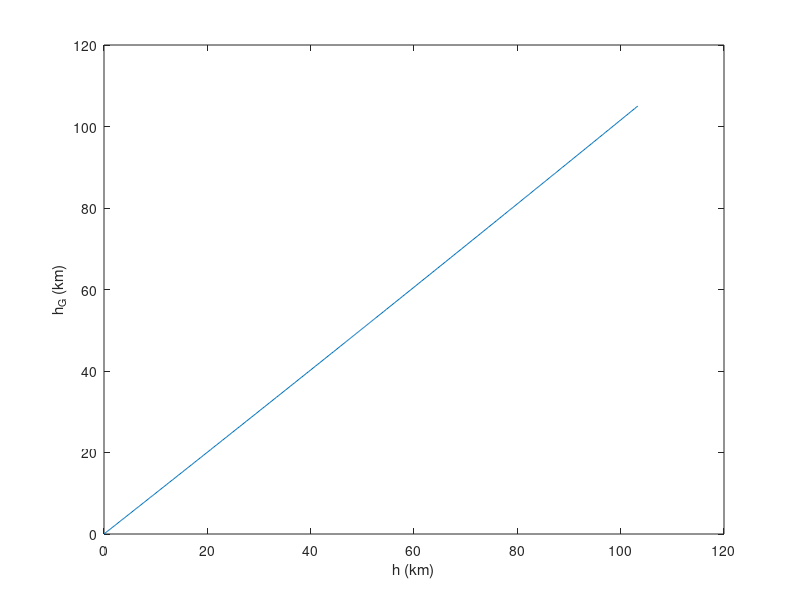

The MATLAB script that drew this image: (Note: this script raises an error after producing the figure.)
clearvars
clc
close all

g_0=9.80665;
R=287.04;
r=6.356766e6;
gamma=1.4;

h_G0_row=[0,11,25,47,53,79,90,105]*1e3;
T_0_row=[288.16,216.66,216.66,282.66,282.66,165.66,165.66];
p_0_row=[101330,22633,2488.7,120.45,58.323,1.0095,0.10444];
a_0_row=[-.0065,.003,-.0045,.004];

N_layer=50;
h_G1_col=linspace(h_G0_row(1),h_G0_row(2),N_layer).';
h_G2_col=linspace(h_G0_row(2),h_G0_row(3),N_layer).';
h_G3_col=linspace(h_G0_row(3),h_G0_row(4),N_layer).';
h_G4_col=linspace(h_G0_row(4),h_G0_row(5),N_layer).';
h_G5_col=linspace(h_G0_row(5),h_G0_row(6),N_layer).';
h_G6_col=linspace(h_G0_row(6),h_G0_row(7),N_layer).';
h_G7_col=linspace(h_G0_row(7),h_G0_row(8),N_layer).';

T1_col=T_0_row(1)+a_0_row(1).*(h_G1_col-h_G0_row(1));
T2_col=repmat(T_0_row(2),N_layer,1);
T3_col=T_0_row(3)+a_0_row(2).*(h_G3_col-h_G0_row(3));
T4_col=repmat(T_0_row(4),N_layer,1);
T5_col=T_0_row(5)+a_0_row(3).*(h_G5_col-h_G0_row(5));
T6_col=repmat(T_0_row(6),N_layer,1);
T7_col=T_0_row(7)+a_0_row(4).*(h_G7_col-h_G0_row(7));

p1_col=p_0_row(1).*(T1_col./T_0_row(1)).^(-g_0./a_0_row(1)/R);
p2_col=p_0_row(2).*exp(-g_0.*(h_G2_col-h_G0_row(2))./R./T_0_row(2));
p3_col=p_0_row(3).*(T3_col./T_0_row(3)).^(-g_0./a_0_row(2)/R);
p4_col=p_0_row(4).*exp(-g_0.*(h_G4_col-h_G0_row(4))./R./T_0_row(4));
p5_col=p_0_row(5).*(T5_col./T_0_row(5)).^(-g_0./a_0_row(3)/R);
p6_col=p_0_row(6).*exp(-g_0.*(h_G6_col-h_G0_row(6))./R./T_0_row(6));
p7_col=p_0_row(7).*(T7_col./T_0_row(7)).^(-g_0./a_0_row(4)/R);

h_G_col=[h_G1_col;h_G2_col;h_G3_col;h_G4_col;h_G5_col;h_G6_col;h_G7_col];
T_col=[T1_col;T2_col;T3_col;T4_col;T5_col;T6_col;T7_col];
p_col=[p1_col;p2_col;p3_col;p4_col;p5_col;p6_col;p7_col];

h_col=r.*h_G_col./(r+h_G_col);
rho_col=p_col./R./T_col;
a_col=sqrt(gamma.*R.*T_col);

%% plot
plot(h_col./1000,h_G_col./1000)
xlabel('h (km)')
ylabel('h_G (km)')

figure
tiledlayout(1,2)
nexttile
plot(T_col-273,h_G_col./1000)
xlabel('T (C)')
ylabel('h_G (km)')

nexttile
plot(a_col./1000.*60.*60,h_G_col./1000)
xlabel('a (km/h)')
ylabel('h_G (km)')


figure
tiledlayout(1,2)
nexttile
plot(p_col./1e5,h_G_col./1000)
xlabel('p (bar)')
ylabel('h_G (km)')


nexttile
plot(rho_col,h_G_col./1000)
xlabel('rho (kg/m^{3})')
ylabel('h_G (km)')